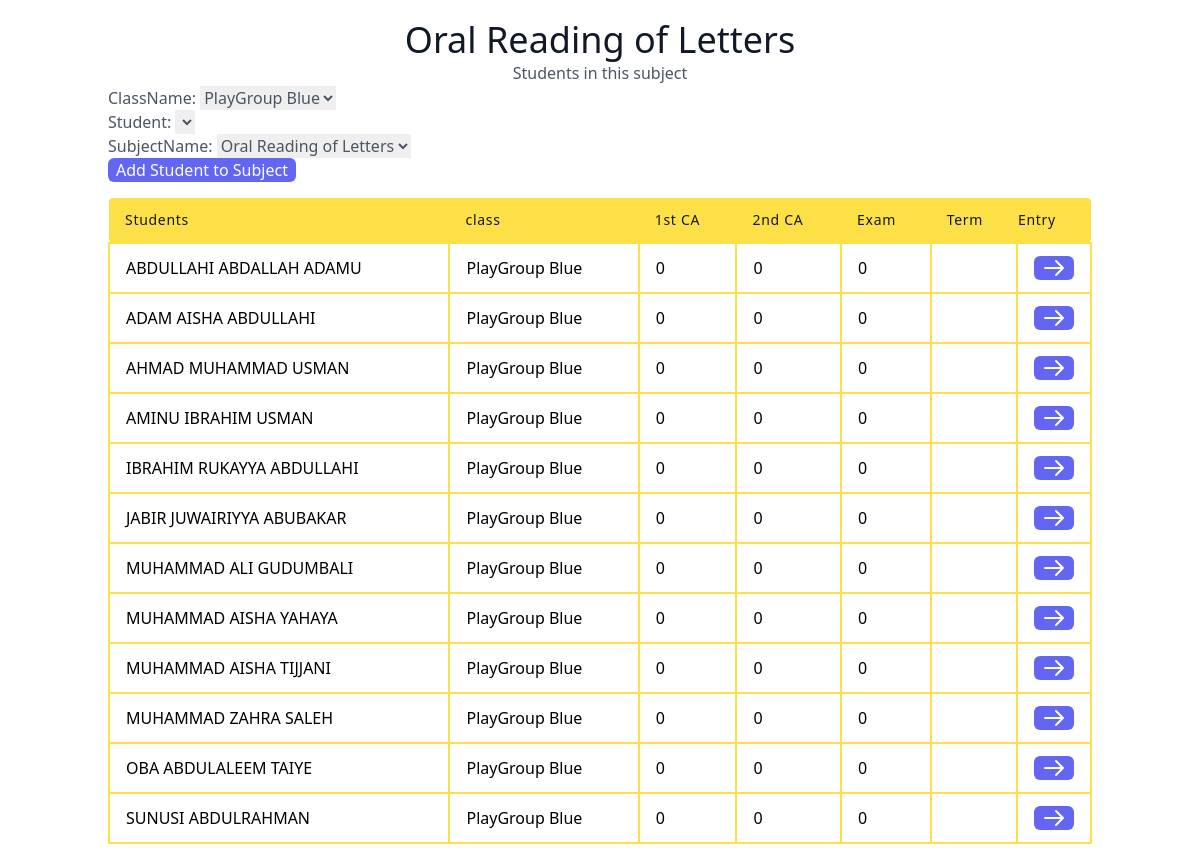
The page /subjectDetails/6/ on the database its author committed.
### result/models.py (models this page shows, shortened)
class allsubject(models.Model):
    subjectTeacher = models.ForeignKey(User, on_delete=models.SET_NULL, null=True)
    className = models.ForeignKey(classArmTeacher, related_name="subjectclass", on_delete=models.CASCADE, null=True)
    subjectName = models.ForeignKey(subjectList, on_delete=models.CASCADE, null=True)
    date = models.DateField(auto_now_add=True)
    class Meta:
        ordering = ['subjectName']

class subjectList(models.Model):
    subjectName = models.CharField(max_length=100,null=True)
    subjectSection = models.ForeignKey('section',on_delete=models.CASCADE,null=True)
    def __str__(self):
        return self.subjectName

class classArmTeacher(models.Model):
    className = models.ForeignKey(all_class, on_delete=models.CASCADE, null=True)
    classArm = models.ForeignKey(classArm, related_name='classArm', on_delete=models.CASCADE, null=True)
    classTeacher = models.ForeignKey(User, on_delete=models.SET_NULL, null=True)
    date = models.DateTimeField(auto_now_add=True)
    def __str__(self):
        return str(self.className) + ' ' + str(self.classArm)
    class Meta:
        ordering = ['className']

class all_class(models.Model):
    className = models.CharField(max_length=100 , unique=True)
    section = models.ForeignKey(section, on_delete=models.CASCADE, null=True)
    complete = models.BooleanField(default=False)
    date = models.DateTimeField(auto_now_add=True)
    def __str__(self):
        return self.className
    class Meta:
        ordering = ['className']

class assessment(models.Model):
    className = models.ForeignKey(classArmTeacher, on_delete=models.CASCADE, null=True)
    student = models.ForeignKey(students, on_delete=models.CASCADE, null=True)
    subjectName = models.ForeignKey(allsubject, on_delete=models.CASCADE, null=True)
    firstCa = models.IntegerField(default=0)
    secondCa = models.IntegerField(default=0)
    exam = models.IntegerField(default=0)
    section = models.CharField(max_length=100, choices=section_choices)
    term = models.CharField(max_length=100 , choices=term_choices)
    session = models.CharField(max_length=1000)
    date = models.DateTimeField(auto_now_add=True)
    class Meta:
        ordering = ['className']

class students(models.Model):
    first_name = models.CharField(max_length=100)
    last_name = models.CharField(max_length=100)
    middle_name = models.CharField(max_length=100, blank = True)
    gender = models.CharField(max_length=100 , choices= gender_choise)
    className = models.ForeignKey(all_class, related_name="studentclass", on_delete=models.CASCADE, null=True)
    classArm = models.ForeignKey(classArm, related_name="studentclassArm", on_delete=models.CASCADE, null=True)
    date = models.DateField(auto_now_add=True)
    class Meta:
        ordering = ['last_name']

class classArm(models.Model):
    armName = models.CharField(max_length=100 , unique=True)
    def __str__(self):
        return self.armName
    class Meta:
        ordering = ['armName']

### result/views.py (the view, shortened to what this page needs)
# urls.py: path('subjectDetails/<int:pk>/', subjectDetails.as_view(), name='subjectDetails'),
class subjectDetails(CreateView):
    model = assessment
    template_name = 'result/subjectDetails.html'
    def get(self, request,pk, *args, **kwargs):
        singleSubject = allsubject.objects.get(id=pk)
        assessment_query = assessment.objects.filter(subjectName=singleSubject.id)
        students_query = students.objects.filter(className=singleSubject.className.className,
                                                classArm=singleSubject.className.classArm
                                                ).exclude(id__in=assessment_query.values('student_id'))
        Form = SubjectstudentForm()
        Form.fields['subjectName'].choices = [(singleSubject.id, singleSubject.subjectName)]
        Form.fields['className'].choices = [(singleSubject.className.id, singleSubject.className)]
        Form.fields['student'].choices = [(student.id, student.last_name + ' ' + student.first_name + ' ' + student.middle_name) for student in students_query]
        return render(request, 'result/subjectDetails.html',{'subject': singleSubject,
                                                            'Form': Form,
                                                            'assessment': assessment_query,
                                                             })

### result/forms.py
class SubjectstudentForm(forms.ModelForm):
    class Meta:
        model = assessment
        fields = ['className','student','subjectName']

### result/templates/result/subjectDetails.html (shortened to what this page needs)
<script src="https://cdn.tailwindcss.com"></script>
<link rel="stylesheet" href="https://cdn.tailgrids.com/tailgrids-fallback.css" />
<section class="text-gray-600 body-font">
   <div class="container px-5 py-5 mx-auto">
     <div class="flex flex-col text-center w-full">
       <h1 class="sm:text-4xl text-3xl font-medium title-font text-gray-900"> {{subject.subjectName}} </h1>
       <p class="lg:w-2/3 mx-auto leading-relaxed text-base">Students in this subject</p>
     </div>
      <form action="" method="POST">
        {{ Form.as_p }}
        <div class="mb-2">
          <button
            type="submit"
            class="px-2 text-white bg-indigo-500 rounded-md  focus:bg-indigo-600 focus:outline-none">
            Add Student to Subject
          </button>
        </div>
      </form>
     <div >
       <table class="table-auto w-full text-left whitespace-no-wrap">
         <thead>
           <tr  >
             <th class="px-4 py-3 title-font tracking-wider font-medium text-gray-900 text-sm bg-yellow-300 rounded-tl rounded-bl">Students</th>
             <th class="px-4 py-3 title-font tracking-wider font-medium text-gray-900 text-sm bg-yellow-300">class</th>
             <th class="px-4 py-3 title-font tracking-wider font-medium text-gray-900 text-sm bg-yellow-300">1st CA</th>
             <th class="px-4 py-3 title-font tracking-wider font-medium text-gray-900 text-sm bg-yellow-300">2nd CA</th>
             <th class="px-4 py-3 title-font tracking-wider font-medium text-gray-900 text-sm bg-yellow-300">Exam</th>
             <th class="px-4 py-3 title-font tracking-wider font-medium text-gray-900 text-sm bg-yellow-300">Term</th>
             <th class="w-10 title-font tracking-wider font-medium text-gray-900 text-sm bg-yellow-300 rounded-tr rounded-br">Entry</th>
           </tr>
         </thead>
         <tbody>
           {% for StudentAssessment in assessment %}
           <tr>
             <td class="px-4 py-3 border-2 border-yellow-300"> {{ StudentAssessment.student.last_name }} {{ StudentAssessment.student.first_name }} {{ StudentAssessment.student.middle_name }} </td>
             <td class="px-4 py-3 border-2 border-yellow-300"> {{ StudentAssessment.className }} </td>
             <td class="px-4 py-3 border-2 border-yellow-300"> {{ StudentAssessment.firstCa }} </td>
             <td class="px-4 py-3 border-2 border-yellow-300">{{ StudentAssessment.secondCa }}  </td>
             <td class="px-4 py-3 border-2 border-yellow-300"> {{ StudentAssessment.exam }} </td>
             <td class="px-4 py-3 border-2 border-yellow-300"> {{ StudentAssessment.term }} </td>
             <td class="px-4 py-3 border-2 border-yellow-300">
               <a href="{% url 'result:assessmentScores' StudentAssessment.id %}">
                  <button class="px-2 text-white bg-indigo-500 rounded-md  focus:bg-indigo-600 focus:outline-none">
                    <svg xmlns="http://www.w3.org/2000/svg" class="h-6 w-6 inline-block" fill="none" viewBox="0 0 24 24" stroke="currentColor">
                  </button>
            </a>
           </tr>
           {% endfor %}
         </tbody>
       </table>
     </div>
   </div>
  </section>

### rows shown on the page
allsubject: subjectName "Oral Reading of Letters"
classArmTeacher: className "PlayGroup Blue"
subjectList: subjectName "Oral Reading of Letters"
assessment: student.last_name "ABDULLAHI", student.first_name "ABDALLAH", student.middle_name "ADAMU", className "PlayGroup Blue", firstCa "0", secondCa "0", exam "0"
assessment: student.last_name "ADAM", student.first_name "AISHA", student.middle_name "ABDULLAHI", className "PlayGroup Blue", firstCa "0", secondCa "0", exam "0"
assessment: student.last_name "AHMAD", student.first_name "MUHAMMAD", student.middle_name "USMAN", className "PlayGroup Blue", firstCa "0", secondCa "0", exam "0"
assessment: student.last_name "AMINU", student.first_name "IBRAHIM", student.middle_name "USMAN", className "PlayGroup Blue", firstCa "0", secondCa "0", exam "0"
assessment: student.last_name "IBRAHIM", student.first_name "RUKAYYA", student.middle_name "ABDULLAHI", className "PlayGroup Blue", firstCa "0", secondCa "0", exam "0"
assessment: student.last_name "JABIR", student.first_name "JUWAIRIYYA", student.middle_name "ABUBAKAR", className "PlayGroup Blue", firstCa "0", secondCa "0", exam "0"
assessment: student.last_name "MUHAMMAD", student.first_name "ALI", student.middle_name "GUDUMBALI", className "PlayGroup Blue", firstCa "0", secondCa "0", exam "0"
assessment: student.last_name "MUHAMMAD", student.first_name "AISHA", student.middle_name "YAHAYA", className "PlayGroup Blue", firstCa "0", secondCa "0", exam "0"
assessment: student.last_name "MUHAMMAD", student.first_name "AISHA", student.middle_name "TIJJANI", className "PlayGroup Blue", firstCa "0", secondCa "0", exam "0"
assessment: student.last_name "MUHAMMAD", student.first_name "ZAHRA", student.middle_name "SALEH", className "PlayGroup Blue", firstCa "0", secondCa "0", exam "0"
assessment: student.last_name "OBA", student.first_name "ABDULALEEM", student.middle_name "TAIYE", className "PlayGroup Blue", firstCa "0", secondCa "0", exam "0"
assessment: student.last_name "SUNUSI", student.first_name "ABDULRAHMAN", className "PlayGroup Blue", firstCa "0", secondCa "0", exam "0"
